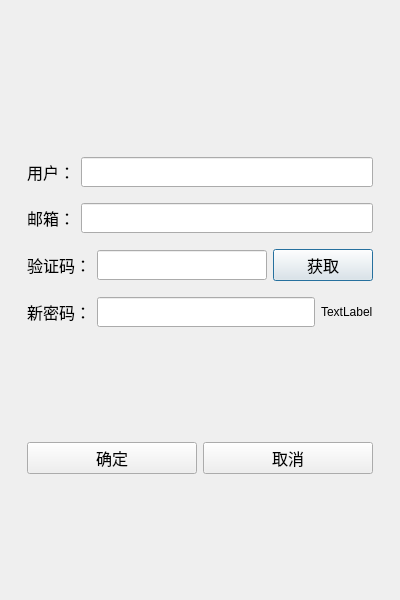
<?xml version="1.0" encoding="UTF-8"?>
<ui version="4.0">
 <class>ResetDialogClass</class>
 <widget class="QDialog" name="ResetDialogClass">
  <property name="geometry">
   <rect>
    <x>0</x>
    <y>0</y>
    <width>400</width>
    <height>600</height>
   </rect>
  </property>
  <property name="windowTitle">
   <string>ResetDialog</string>
  </property>
  <layout class="QVBoxLayout" name="verticalLayout_5">
   <item>
    <widget class="QStackedWidget" name="stackedWidget">
     <widget class="QWidget" name="page">
      <layout class="QVBoxLayout" name="verticalLayout">
       <item>
        <spacer name="verticalSpacer_7">
         <property name="orientation">
          <enum>Qt::Orientation::Vertical</enum>
         </property>
         <property name="sizeHint" stdset="0">
          <size>
           <width>338</width>
           <height>94</height>
          </size>
         </property>
        </spacer>
       </item>
       <item>
        <widget class="QLabel" name="err_tip_2">
         <property name="minimumSize">
          <size>
           <width>0</width>
           <height>25</height>
          </size>
         </property>
         <property name="font">
          <font>
           <pointsize>12</pointsize>
          </font>
         </property>
         <property name="layoutDirection">
          <enum>Qt::LayoutDirection::LeftToRight</enum>
         </property>
         <property name="text">
          <string/>
         </property>
         <property name="alignment">
          <set>Qt::AlignmentFlag::AlignCenter</set>
         </property>
        </widget>
       </item>
       <item>
        <layout class="QHBoxLayout" name="horizontalLayout_8">
         <property name="sizeConstraint">
          <enum>QLayout::SizeConstraint::SetNoConstraint</enum>
         </property>
         <property name="leftMargin">
          <number>5</number>
         </property>
         <property name="topMargin">
          <number>5</number>
         </property>
         <property name="rightMargin">
          <number>5</number>
         </property>
         <property name="bottomMargin">
          <number>5</number>
         </property>
         <item>
          <widget class="QLabel" name="userlabel_2">
           <property name="font">
            <font>
             <pointsize>12</pointsize>
            </font>
           </property>
           <property name="text">
            <string>用户：</string>
           </property>
          </widget>
         </item>
         <item>
          <widget class="QLineEdit" name="user_name_edit_2">
           <property name="minimumSize">
            <size>
             <width>0</width>
             <height>30</height>
            </size>
           </property>
          </widget>
         </item>
        </layout>
       </item>
       <item>
        <layout class="QHBoxLayout" name="horizontalLayout_9">
         <property name="leftMargin">
          <number>5</number>
         </property>
         <property name="topMargin">
          <number>5</number>
         </property>
         <property name="rightMargin">
          <number>5</number>
         </property>
         <property name="bottomMargin">
          <number>5</number>
         </property>
         <item>
          <widget class="QLabel" name="emaillabel_2">
           <property name="font">
            <font>
             <pointsize>12</pointsize>
            </font>
           </property>
           <property name="text">
            <string>邮箱：</string>
           </property>
          </widget>
         </item>
         <item>
          <widget class="QLineEdit" name="email_edit_2">
           <property name="minimumSize">
            <size>
             <width>0</width>
             <height>30</height>
            </size>
           </property>
          </widget>
         </item>
        </layout>
       </item>
       <item>
        <layout class="QHBoxLayout" name="horizontalLayout_10">
         <property name="sizeConstraint">
          <enum>QLayout::SizeConstraint::SetNoConstraint</enum>
         </property>
         <property name="leftMargin">
          <number>5</number>
         </property>
         <property name="topMargin">
          <number>5</number>
         </property>
         <property name="rightMargin">
          <number>5</number>
         </property>
         <property name="bottomMargin">
          <number>5</number>
         </property>
         <item>
          <widget class="QLabel" name="label_6">
           <property name="font">
            <font>
             <pointsize>12</pointsize>
            </font>
           </property>
           <property name="text">
            <string>验证码：</string>
           </property>
          </widget>
         </item>
         <item>
          <widget class="QLineEdit" name="verify_edit_2">
           <property name="minimumSize">
            <size>
             <width>0</width>
             <height>30</height>
            </size>
           </property>
          </widget>
         </item>
         <item>
          <widget class="TimerBtn" name="get_verify_btn_2">
           <property name="minimumSize">
            <size>
             <width>100</width>
             <height>30</height>
            </size>
           </property>
           <property name="font">
            <font>
             <pointsize>12</pointsize>
            </font>
           </property>
           <property name="text">
            <string>获取</string>
           </property>
          </widget>
         </item>
        </layout>
       </item>
       <item>
        <layout class="QHBoxLayout" name="horizontalLayout_12">
         <property name="sizeConstraint">
          <enum>QLayout::SizeConstraint::SetNoConstraint</enum>
         </property>
         <property name="leftMargin">
          <number>5</number>
         </property>
         <property name="topMargin">
          <number>5</number>
         </property>
         <property name="rightMargin">
          <number>5</number>
         </property>
         <property name="bottomMargin">
          <number>5</number>
         </property>
         <item>
          <widget class="QLabel" name="label_4">
           <property name="font">
            <font>
             <pointsize>12</pointsize>
            </font>
           </property>
           <property name="text">
            <string>新密码：</string>
           </property>
          </widget>
         </item>
         <item>
          <widget class="QLineEdit" name="pw_edit_2">
           <property name="minimumSize">
            <size>
             <width>0</width>
             <height>30</height>
            </size>
           </property>
          </widget>
         </item>
         <item>
          <widget class="ClickedLabel" name="pass_visible_2">
           <property name="text">
            <string>TextLabel</string>
           </property>
          </widget>
         </item>
        </layout>
       </item>
       <item>
        <spacer name="verticalSpacer_8">
         <property name="orientation">
          <enum>Qt::Orientation::Vertical</enum>
         </property>
         <property name="sizeHint" stdset="0">
          <size>
           <width>20</width>
           <height>40</height>
          </size>
         </property>
        </spacer>
       </item>
       <item>
        <layout class="QHBoxLayout" name="horizontalLayout_11">
         <property name="leftMargin">
          <number>5</number>
         </property>
         <property name="topMargin">
          <number>5</number>
         </property>
         <property name="rightMargin">
          <number>5</number>
         </property>
         <property name="bottomMargin">
          <number>5</number>
         </property>
         <item>
          <widget class="QPushButton" name="comfirm_btn_2">
           <property name="minimumSize">
            <size>
             <width>0</width>
             <height>30</height>
            </size>
           </property>
           <property name="font">
            <font>
             <pointsize>12</pointsize>
            </font>
           </property>
           <property name="text">
            <string>确定</string>
           </property>
          </widget>
         </item>
         <item>
          <widget class="QPushButton" name="cancel_btn_2">
           <property name="minimumSize">
            <size>
             <width>0</width>
             <height>30</height>
            </size>
           </property>
           <property name="font">
            <font>
             <pointsize>12</pointsize>
            </font>
           </property>
           <property name="text">
            <string>取消</string>
           </property>
          </widget>
         </item>
        </layout>
       </item>
       <item>
        <spacer name="verticalSpacer_9">
         <property name="orientation">
          <enum>Qt::Orientation::Vertical</enum>
         </property>
         <property name="sizeHint" stdset="0">
          <size>
           <width>20</width>
           <height>40</height>
          </size>
         </property>
        </spacer>
       </item>
      </layout>
     </widget>
     <widget class="QWidget" name="page_2"/>
    </widget>
   </item>
  </layout>
 </widget>
 <layoutdefault spacing="6" margin="11"/>
 <customwidgets>
  <customwidget>
   <class>TimerBtn</class>
   <extends>QPushButton</extends>
   <header>timerbtn.h</header>
  </customwidget>
  <customwidget>
   <class>ClickedLabel</class>
   <extends>QLabel</extends>
   <header>clickedlabel.h</header>
  </customwidget>
 </customwidgets>
 <resources/>
 <connections/>
</ui>
